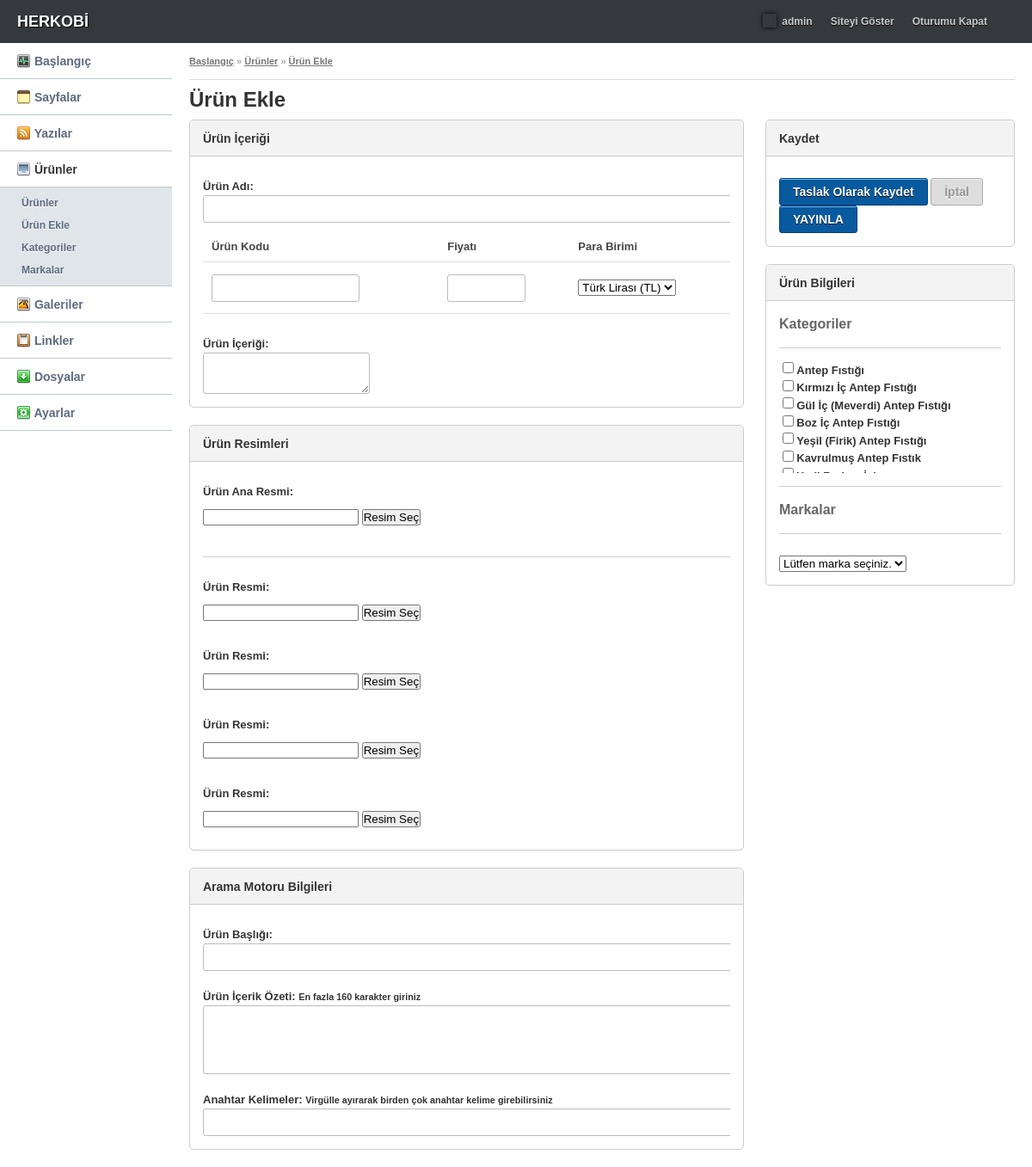
The page /panel/product-add.php (signed in) on the database its author committed.
### tables this page shows
CREATE TABLE IF NOT EXISTS `productcategories` (
  `id` int(11) NOT NULL AUTO_INCREMENT,
  `mid` int(11) NOT NULL,
  `level` int(11) NOT NULL,
  `slug` text NOT NULL,
  `category` text NOT NULL,
  `description` text NOT NULL,
  `image` text NOT NULL,
  `front` varchar(1) NOT NULL,
  UNIQUE KEY `id` (`id`)
);

### config.php (called while the page is built, shortened)
<?php
    $SITE_ADRESI = "http://localhost/hkv2";
?>

### panel/product-add.php (the view, shortened to what this page needs)
<?php
require_once'../config.php';
require_once 'inc/functions.php';
$db->query("SET NAMES 'utf8'");
?>
<!DOCTYPE html PUBLIC "-//W3C//DTD XHTML 1.0 Transitional//EN" "http://www.w3.org/TR/xhtml1/DTD/xhtml1-transitional.dtd">
<html xmlns="http://www.w3.org/1999/xhtml">
    <head>
        <link rel="stylesheet" href="elfinder/css/smoothness/jquery-ui-1.8.13.custom.css" type="text/css" media="screen" title="no title" charset="utf-8">
            <link rel="stylesheet" href="elfinder/css/elfinder.css" type="text/css" media="screen" title="no title" charset="utf-8">
                </head>
                <body>
                    <div id="header">
                        <h1><a href="admin.php">HERKOBİ</a></h1>
                        <div class="userprofile">
                            <ul>
                                <li><a href="user.php"><img src="images/avatar.gif" alt="" /> admin</a></li>
                                <li><a href="<?php echo $SITE_ADRESI; ?>" target="_blank">Siteyi Göster</a></li>
                                <li><a href="logout.php">Oturumu Kapat</a></li>
                            </ul>
                        </div>
                    </div>
                    <div id="sidebar">
                        <ul id="nav">
                            <li><a href="admin.php"><img src="images/nav/dashboard.png" alt="" /> Başlangıç</a></li>
                            <li><a href="#" class="collapse"><img src="images/nav/pages.png" alt="" /> Sayfalar</a>
                            </li>
                            <li><a href="#" class="collapse"><img src="images/nav/rss.png" alt="" /> Yazılar</a>
                            </li>
                            <li><a href="#"><strong><img src="images/nav/product.png" alt="" /> Ürünler</strong></a>
                                <ul>
                                    <li><a href="products.php">Ürünler</a></li>
                                    <li><a href="product-add.php">Ürün Ekle</a></li>
                                    <li><a href="product-categories.php">Kategoriler</a></li>
                                    <li><a href="brands.php">Markalar</a></li>
                                </ul>
                            </li>
                            <li><a href="#" class="collapse"><img src="images/nav/media.png" alt="" /> Galeriler</a>
                            </li>
                            <li><a href="#" class="collapse"><img src="images/nav/links.png" alt="" /> Linkler</a>
                            </li>
                            <li><a href="files.php"><img src="images/nav/files.png" alt="" /> Dosyalar</a></li>
                            <li><a href="#" class="collapse"><img src="images/nav/settings.png" alt="" /> Ayarlar</a>
                            </li>
                        </ul>
                    </div>
                    <div id="content">
                        <div class="breadcrumb">
                            <a href="admin.php">Başlangıç</a> &raquo; <a href="products.php">Ürünler</a> &raquo; <a href="product-add.php">Ürün Ekle</a>
                        </div>
                        <h2>Ürün Ekle</h2>
                        <form id="bilgi" action="" method="post">
                            <div class="textbox left">
                                <h2>Ürün İçeriği</h2>
                                <div class="textbox_content">
                                    <p><label>Ürün Adı:</label><br /><input type="text" name="product" size="100" class="text" value="<?php echo @$DuzenleSonuc[0]['product']; ?>" /></p>
                                    <table cellpadding="0" cellspacing="0" width="100%">
                                        <thead>
                                            <tr>
                                                <th>Ürün Kodu</th>
                                                <th>Fiyatı</th>
                                                <th>Para Birimi</th>
                                            </tr>
                                        </thead>
                                        <tbody>
                                            <tr>
                                                <td><input type="text" name="code" size="17" class="text" value="<?php echo @$DuzenleSonuc[0]['code']; ?>" /></td>
                                                <td><input type="text" name="price" size="7" class="text" value="<?php echo @$DuzenleSonuc[0]['price']; ?>" /></td>
                                                <td>
                                                    <p>
                                                        <select name="currency">
                                                            <option value="TL">Türk Lirası (TL)</option>
                                                        </select>
                                                    </p>
                                                </td>
                                            </tr>
                                        </tbody>
                                    </table>
                                    <p><label>Ürün İçeriği:</label><br /><textarea id="text" name="content"><?php echo @$DuzenleSonuc[0]['content']; ?></textarea></p>
                                </div>
                            </div>
                            <div class="textbox right">
                                <h2>Kaydet</h2>
                                <div class="textbox_content">
                                    <p>
                                        <input type="submit" class="submit taslak" value="Taslak Olarak Kaydet" />
                                        <input type="submit" class="submit disabled" disabled="disabled" value="İptal" />
                                        <input type="submit" class="submit" value="YAYINLA" />
                                    </p>
                                </div>
                            </div>
                            <div class="textbox right">
                                <h2>Ürün Bilgileri</h2>
                                <div class="textbox_content">
                                    <h4>Kategoriler</h4>
                                    <hr />
                                    <table cellpadding="0" cellspacing="0" width="100%" class="sortable">
                                        <tbody>
                                            <?php
                                            $katlar = '';
                                            echo '<div style="height: 10em; width: 21em; overflow: auto;">';
                                            function sonuc($id, $onek= 1) {
                                                global $db, $katNo, $katNoSay, $katlar, $DuzenleSonuc;
                                                $sql = "SELECT id, mid, category FROM productcategories WHERE mid = :id";
                                                $sth = $db->prepare($sql);
                                                $sth->bindValue(':id', $id);
                                                $sth->execute();
                                                foreach ($sth->fetchAll() as $aa) {
                                                    if (!empty($aa)) {
                                                        $gelenID = $aa['id'];
                                                        $gelenKatAdi = $aa['category'];
                                                        $checked = '';
                                                        $katlar .='<input ' . $checked . ' type="checkbox" id="' . $gelenKatAdi . '" name="category[]" value="' . $gelenID . '" /> ';
                                                        $katlar .='<label for="' . $gelenKatAdi . '">' . $gelenKatAdi . '</label>' . "\n<br />";
                                                        echo $katlar . "\n";
                                                        $katlar = '';
                                                        sonuc($aa['id'], ($onek + 1));
                                                    }
                                                }
                                            }
                                            sonuc(0);
                                            echo '</div>';
                                            ?>
                                        </tbody>
                                    </table>
                                    <hr />
                                    <h4>Markalar</h4>
                                    <hr />
                                    <p>
                                        <select name="brand">
                                            <option value="yok">Lütfen marka seçiniz.</option>
                                        </select>
                                    </p>
                                </div>
                            </div>
                            <div class="textbox left">
                                <h2>Ürün Resimleri</h2>
                                <div class="textbox_content">
                                    <p class="fileupload">
                                        <label>Ürün Ana Resmi:</label>
                                        <input type="text" id="field" name="image" value="<?php echo @$DuzenleSonuc[0]['image']; ?>" />
                                        <input type="button" name="open" id="open" class="file" value="Resim Seç" />
                                    </p>
                                    <hr />
                                    <p class="fileupload">
                                        <label>Ürün Resmi:</label>
                                        <input type="text" id="field1" name="image1" value="<?php echo @$DuzenleSonuc[0]['image1']; ?>" />
                                        <input type="button" name="open1" id="open1" class="file" value="Resim Seç" />
                                    </p>
                                    <p class="fileupload">
                                        <label>Ürün Resmi:</label>
                                        <input type="text" id="field2" name="image2" value="<?php echo @$DuzenleSonuc[0]['image2']; ?>" />
                                        <input type="button" id="open2" class="file" value="Resim Seç" />
                                    </p>
                                    <p class="fileupload">
                                        <label>Ürün Resmi:</label>
                                        <input type="text" id="field3" name="image3" value="<?php echo @$DuzenleSonuc[0]['image3']; ?>" />
                                        <input type="button" id="open3" class="file" value="Resim Seç" />
                                    </p>
                                    <p class="fileupload">
                                        <label>Ürün Resmi:</label>
                                        <input type="text" id="field4" name="image4" value="<?php echo @$DuzenleSonuc[0]['image4']; ?>" />
                                        <input type="button" id="open4" class="file" value="Resim Seç" />
                                    </p>
                                </div>
                            </div>
                            <div class="textbox left">
                                <h2>Arama Motoru Bilgileri</h2>
                                <div class="textbox_content">
                                    <p><label>Ürün Başlığı:</label><br /><input type="text" name="title" size="100" class="text" value="<?php echo @$DuzenleSonuc[0]['title']; ?>" /></p>
                                    <p><label>Ürün İçerik Özeti: <small>En fazla 160 karakter giriniz</small></label><br /><textarea rows="4" id="metadesc" name="metadesc" cols="103"><?php echo @$DuzenleSonuc[0]['metadesc']; ?></textarea></p>
                                    <p><label>Anahtar Kelimeler: <small>Virgülle ayırarak birden çok anahtar kelime girebilirsiniz</small></label><br /><input type="text" name="metatags" size="100" class="text" value="<?php echo @$DuzenleSonuc[0]['metatags']; ?>" /></p>
                                </div>
                            </div>
                        </form>
                    </div>
                </body>
                </html>

### rows shown on the page
productcategories: category "Antep Fıstığı"
productcategories: category "Kırmızı İç Antep Fıstığı"
productcategories: category "Gül İç (Meverdi) Antep Fıstığı"
productcategories: category "Boz İç Antep Fıstığı"
productcategories: category "Yeşil (Firik) Antep Fıstığı"
productcategories: category "Kavrulmuş Antep Fıstık"
